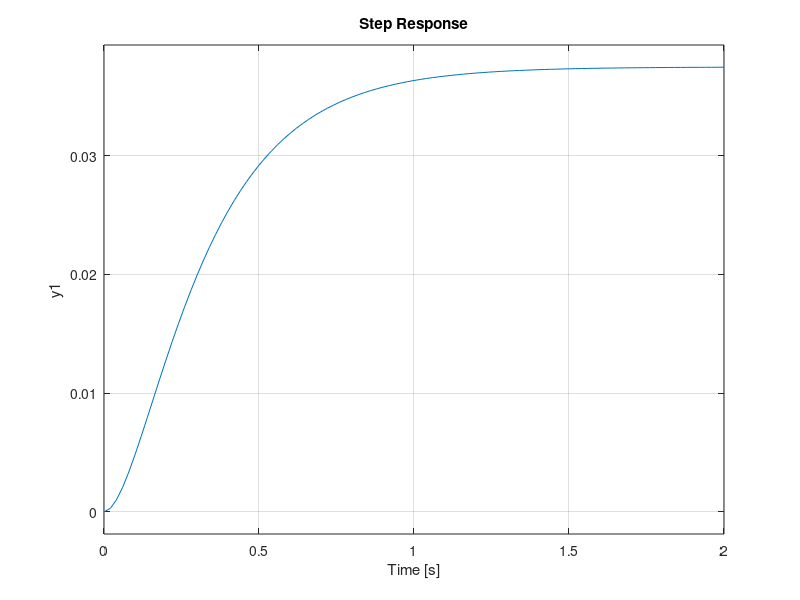
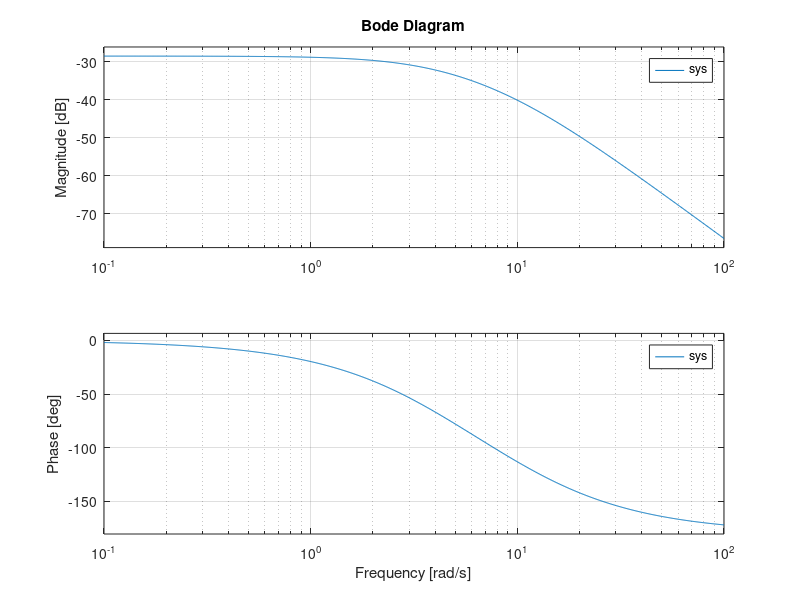
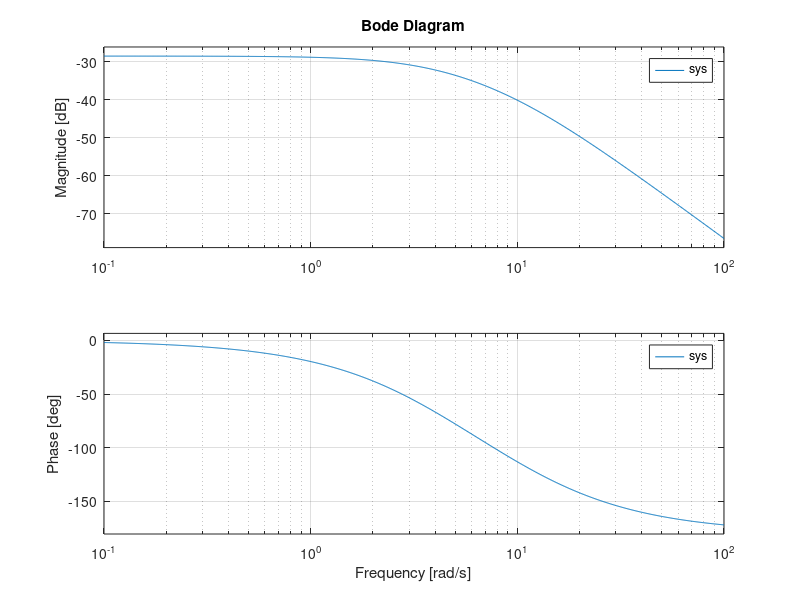
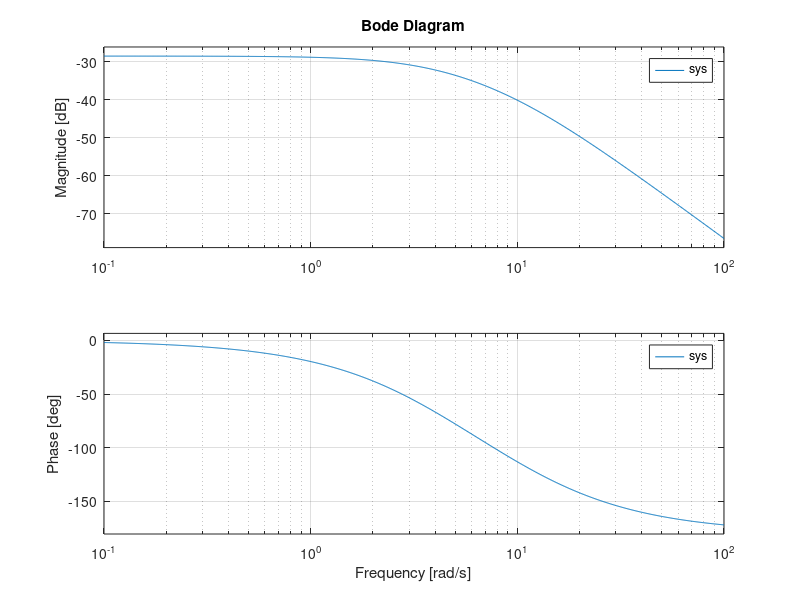

Write MATLAB code to recreate these figures, in order.
% Linear Time-Invariant (LTI) model examples for MathTool.

% State-space DC motor.
R = 2.0;
L = 0.5;
Km = 0.015;
Kb = 0.015;
Kf = 0.2;
J = 0.02;

A = [-R/L -Kb/L;
      Km/J -Kf/J];

B = [1/L;
     0];

C = [0 1];
D = [0];

sys_dc = ss(A, B, C, D);
print(sys_dc);

sys_tf = tf(sys_dc);
print(sys_tf);

sys_zpk = zpk(sys_dc);
print(sys_zpk);

step(sys_dc);

% Transfer function.
sys = tf(1.5, [1 14 40.02]);
print(sys);

p = pole(sys);
z = zero(sys);

step(sys);
impulse(sys);
bode(sys);

% Zero-pole-gain.
sys_z = zpk([], [-9.996 -4.004], 1.5);
print(sys_z);

tf_sys = tf(sys_z);
print(tf_sys);

% Discrete-time transfer function.
sysd = tf(1, [1 1], 0.01);
print(sysd);
step(sysd);

% Transfer variable.
s = tf('s');
G = 1.5 / (s^2 + 14*s + 40.02);
print(G);
step(G);
